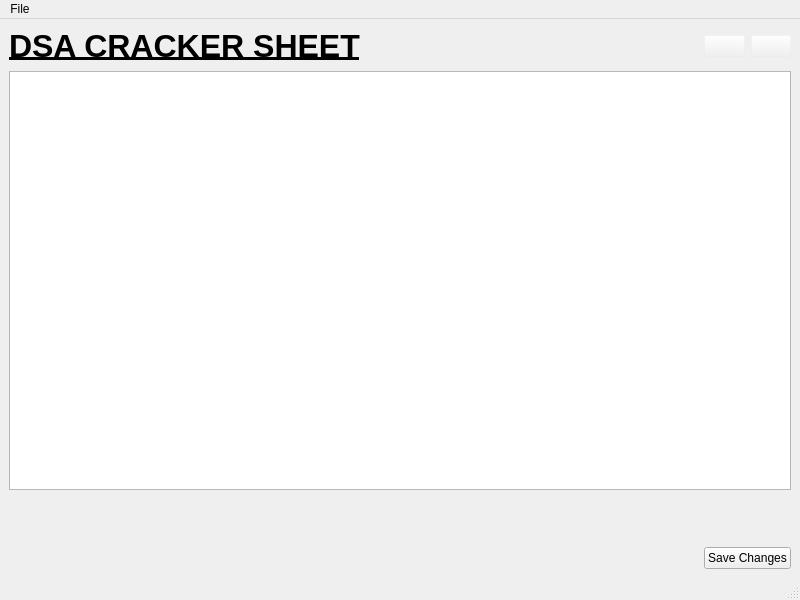
<?xml version="1.0" encoding="UTF-8"?>
<ui version="4.0">
 <class>MainWindow</class>
 <widget class="QMainWindow" name="MainWindow">
  <property name="geometry">
   <rect>
    <x>0</x>
    <y>0</y>
    <width>800</width>
    <height>600</height>
   </rect>
  </property>
  <property name="windowTitle">
   <string>DSA PROBLEM TRACKER</string>
  </property>
  <widget class="QWidget" name="centralwidget">
   <layout class="QGridLayout" name="gridLayout">
    <item row="0" column="6">
     <widget class="QPushButton" name="pushButton_remove_prob">
      <property name="maximumSize">
       <size>
        <width>50</width>
        <height>16777215</height>
       </size>
      </property>
      <property name="styleSheet">
       <string notr="true">#pushButton_remove_prob{
	background-color: rgba(241, 241, 241, 10);
}
#pushButton_remove_prob:pressed{
	
	background-color: rgba(255, 46, 10, 120);
}</string>
      </property>
      <property name="text">
       <string/>
      </property>
      <property name="icon">
       <iconset>
        <normaloff>icons/del_probs.png</normaloff>icons/del_probs.png</iconset>
      </property>
      <property name="iconSize">
       <size>
        <width>20</width>
        <height>20</height>
       </size>
      </property>
     </widget>
    </item>
    <item row="0" column="0">
     <widget class="QLabel" name="label_header">
      <property name="text">
       <string>&lt;html&gt;&lt;head/&gt;&lt;body&gt;&lt;p&gt;&lt;span style=&quot; font-size:24pt; font-weight:600; text-decoration: underline;&quot;&gt;DSA CRACKER SHEET&lt;/span&gt;&lt;/p&gt;&lt;/body&gt;&lt;/html&gt;</string>
      </property>
     </widget>
    </item>
    <item row="4" column="0" colspan="3">
     <widget class="QLabel" name="label_complete_def">
      <property name="minimumSize">
       <size>
        <width>0</width>
        <height>45</height>
       </size>
      </property>
      <property name="text">
       <string/>
      </property>
     </widget>
    </item>
    <item row="3" column="0" colspan="7">
     <widget class="QTableWidget" name="tableWidget_problems">
      <property name="horizontalScrollMode">
       <enum>QAbstractItemView::ScrollPerPixel</enum>
      </property>
      <attribute name="horizontalHeaderMinimumSectionSize">
       <number>50</number>
      </attribute>
      <attribute name="horizontalHeaderDefaultSectionSize">
       <number>150</number>
      </attribute>
      <attribute name="horizontalHeaderStretchLastSection">
       <bool>true</bool>
      </attribute>
     </widget>
    </item>
    <item row="0" column="5">
     <widget class="QPushButton" name="pushButton_add_prob">
      <property name="maximumSize">
       <size>
        <width>50</width>
        <height>16777215</height>
       </size>
      </property>
      <property name="styleSheet">
       <string notr="true">#pushButton_add_prob{
	background-color: rgba(241, 241, 241, 10);
}
#pushButton_add_prob:pressed{
	background-color: rgba(255, 114, 14, 100);
}</string>
      </property>
      <property name="text">
       <string/>
      </property>
      <property name="icon">
       <iconset>
        <normaloff>icons/add_probs.png</normaloff>icons/add_probs.png</iconset>
      </property>
      <property name="iconSize">
       <size>
        <width>20</width>
        <height>20</height>
       </size>
      </property>
     </widget>
    </item>
    <item row="5" column="5" colspan="2">
     <widget class="QPushButton" name="pushButton_save">
      <property name="text">
       <string>Save Changes</string>
      </property>
      <property name="shortcut">
       <string>Ctrl+S</string>
      </property>
     </widget>
    </item>
    <item row="5" column="3">
     <spacer name="horizontalSpacer">
      <property name="orientation">
       <enum>Qt::Horizontal</enum>
      </property>
      <property name="sizeHint" stdset="0">
       <size>
        <width>40</width>
        <height>20</height>
       </size>
      </property>
     </spacer>
    </item>
   </layout>
  </widget>
  <widget class="QMenuBar" name="menubar">
   <property name="geometry">
    <rect>
     <x>0</x>
     <y>0</y>
     <width>800</width>
     <height>20</height>
    </rect>
   </property>
   <widget class="QMenu" name="menuFile">
    <property name="title">
     <string>File</string>
    </property>
    <addaction name="actionLoad_Sheet"/>
    <addaction name="actionSave_As"/>
    <addaction name="separator"/>
    <addaction name="actionShow_Pending_Problems"/>
    <addaction name="actionShow_Completed_Problems"/>
    <addaction name="actionShow_All"/>
   </widget>
   <addaction name="menuFile"/>
  </widget>
  <widget class="QStatusBar" name="statusbar"/>
  <action name="actionLoad_Sheet">
   <property name="text">
    <string>Load Sheet</string>
   </property>
   <property name="shortcut">
    <string>Ctrl+O</string>
   </property>
  </action>
  <action name="actionSave_As">
   <property name="text">
    <string>Save As</string>
   </property>
   <property name="shortcut">
    <string>Ctrl+Shift+S</string>
   </property>
  </action>
  <action name="actionShow_Pending_Problems">
   <property name="text">
    <string>Show Pending Problems</string>
   </property>
   <property name="shortcut">
    <string>Ctrl+1</string>
   </property>
  </action>
  <action name="actionShow_Completed_Problems">
   <property name="text">
    <string>Show Completed Problems</string>
   </property>
   <property name="shortcut">
    <string>Ctrl+2</string>
   </property>
  </action>
  <action name="actionShow_All">
   <property name="text">
    <string>Show All</string>
   </property>
   <property name="shortcut">
    <string>Ctrl+3</string>
   </property>
  </action>
 </widget>
 <resources/>
 <connections/>
</ui>
